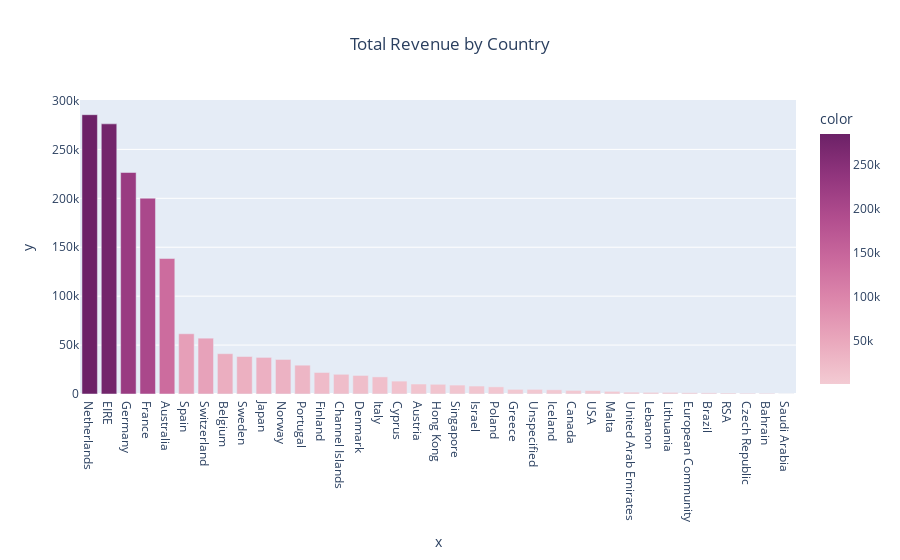

The notebook cell this image was saved under:
### Markdown cell above
Table di atas menunjukan 10 negara penghasil sales kumulatif terbesar. Dari table tersebut  terlihat bahwa penyumbang revenue terbesar adalah negara United Kingdom (84.58 %) diikuti dengan Netherlands, EIRE (nama lain dari irlandia), Germany, dan France. Hal ini mengindikasikan bahwa perusahaan ini beroperasi di Inggris (United Kingdom) dan mayoritas pembelinya berasal dari negara tersebut.

### Code cell
# Membuat grafik total kumulatif revenue per negara
fig = px.bar(rev_country, x=rev_country.loc[rev_country['Country'] != 'United Kingdom']['Country'], y=rev_country.loc[rev_country['Country'] != 'United Kingdom']['Total Revenue ($)'],
             title = 'Total Revenue by Country',
             color = rev_country.loc[rev_country['Country'] != 'United Kingdom']['Total Revenue ($)'],
             color_continuous_scale = 'Magenta')
fig.update_layout(title_x = 0.5)

### Figure 1 — Plotly figure (JSON) as saved in the notebook; plotly's stock layout.template omitted (floating-point values rounded to 4 significant figures)
{"data": [{"alignmentgroup": "True", "hovertemplate": "x=%{x}<br>y=%{y}<br>color=%{marker.color}<extra></extra>", "legendgroup": "", "marker": {"color": [285400.0, 276100.0, 226400.0, 200133, 138500.0, 61560.0, 57070.0, 41200.0, 38340.0, 37420.0, 35330.0, 29460.0, 21990.0, 20150.0, 18960.0, 17480.0, 13180.0, 10200.0, 9919.0, 9120.0, 8129.0, 7335.0, 4761.0, 4741.0, 4310, 3666.0, 3580.0, 2726.0, 1902.0, 1694.0, 1661.0, 1300.0, 1144.0, 1002.0, 826.7, 754.1, 145.9], "coloraxis": "coloraxis", "pattern": {"shape": ""}}, "name": "", "offsetgroup": "", "orientation": "v", "showlegend": false, "textposition": "auto", "type": "bar", "x": ["Netherlands", "EIRE", "Germany", "France", "Australia", "Spain", "Switzerland", "Belgium", "Sweden", "Japan", "Norway", "Portugal", "Finland", "Channel Islands", "Denmark", "Italy", "Cyprus", "Austria", "Hong Kong", "Singapore", "Israel", "Poland", "Greece", "Unspecified", "Iceland", "Canada", "USA", "Malta", "United Arab Emirates", "Lebanon", "Lithuania", "European Community", "Brazil", "RSA", "Czech Republic", "Bahrain", "Saudi Arabia"], "xaxis": "x", "y": [285400.0, 276100.0, 226400.0, 200133, 138500.0, 61560.0, 57070.0, 41200.0, 38340.0, 37420.0, 35330.0, 29460.0, 21990.0, 20150.0, 18960.0, 17480.0, 13180.0, 10200.0, 9919.0, 9120.0, 8129.0, 7335.0, 4761.0, 4741.0, 4310, 3666.0, 3580.0, 2726.0, 1902.0, 1694.0, 1661.0, 1300.0, 1144.0, 1002.0, 826.7, 754.1, 145.9], "yaxis": "y"}], "layout": {"barmode": "relative", "coloraxis": {"colorbar": {"title": {"text": "color"}}, "colorscale": [[0, "rgb(243, 203, 211)"], [0.1667, "rgb(234, 169, 189)"], [0.3333, "rgb(221, 136, 172)"], [0.5, "rgb(202, 105, 157)"], [0.6667, "rgb(177, 77, 142)"], [0.8333, "rgb(145, 53, 125)"], [1, "rgb(108, 33, 103)"]]}, "legend": {"tracegroupgap": 0}, "title": {"text": "Total Revenue by Country", "x": 0.5}, "xaxis": {"anchor": "y", "domain": [0, 1], "title": {"text": "x"}}, "yaxis": {"anchor": "x", "domain": [0, 1], "title": {"text": "y"}}}}
